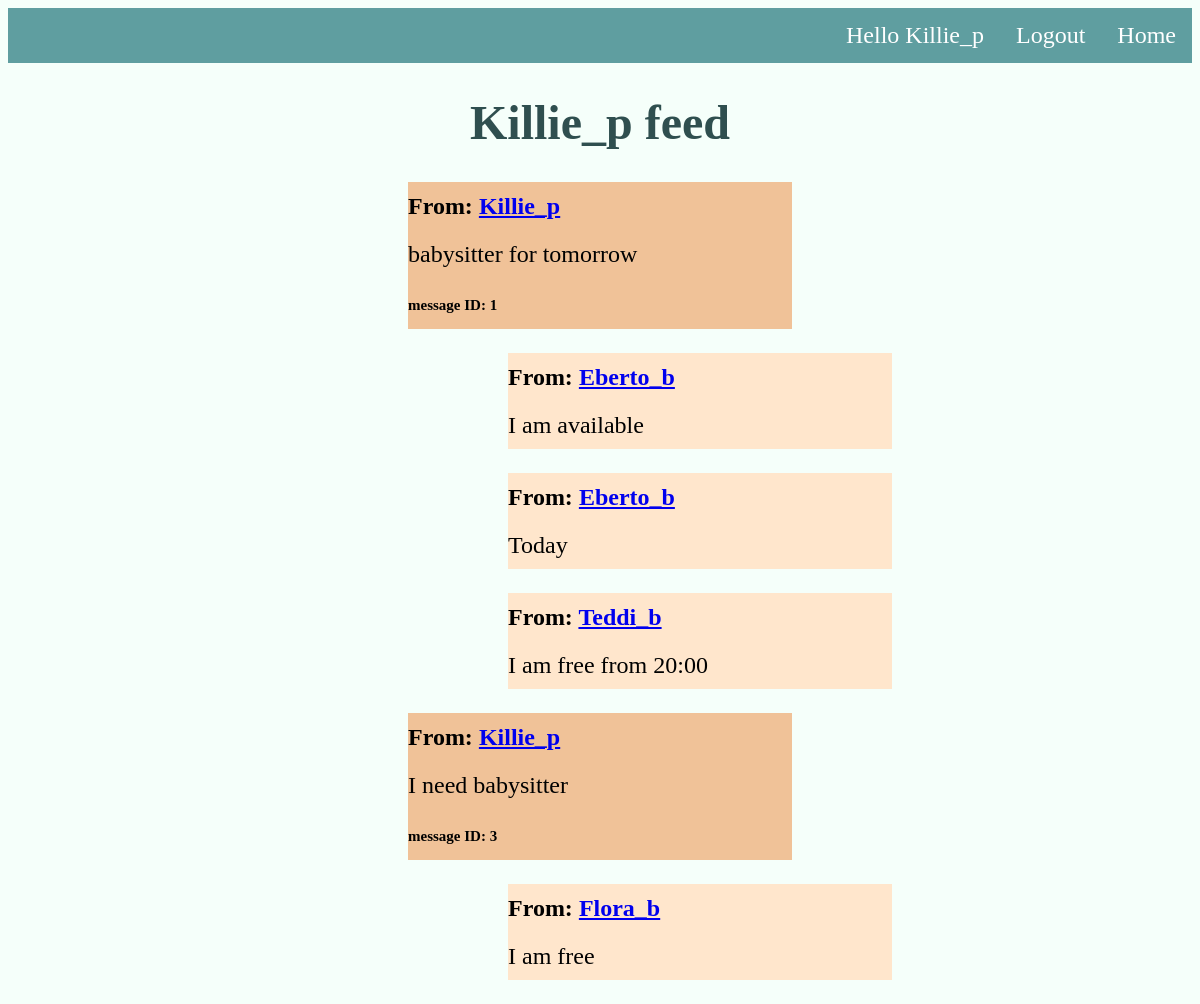
Page /feed/ (signed in) on the earlier database version.
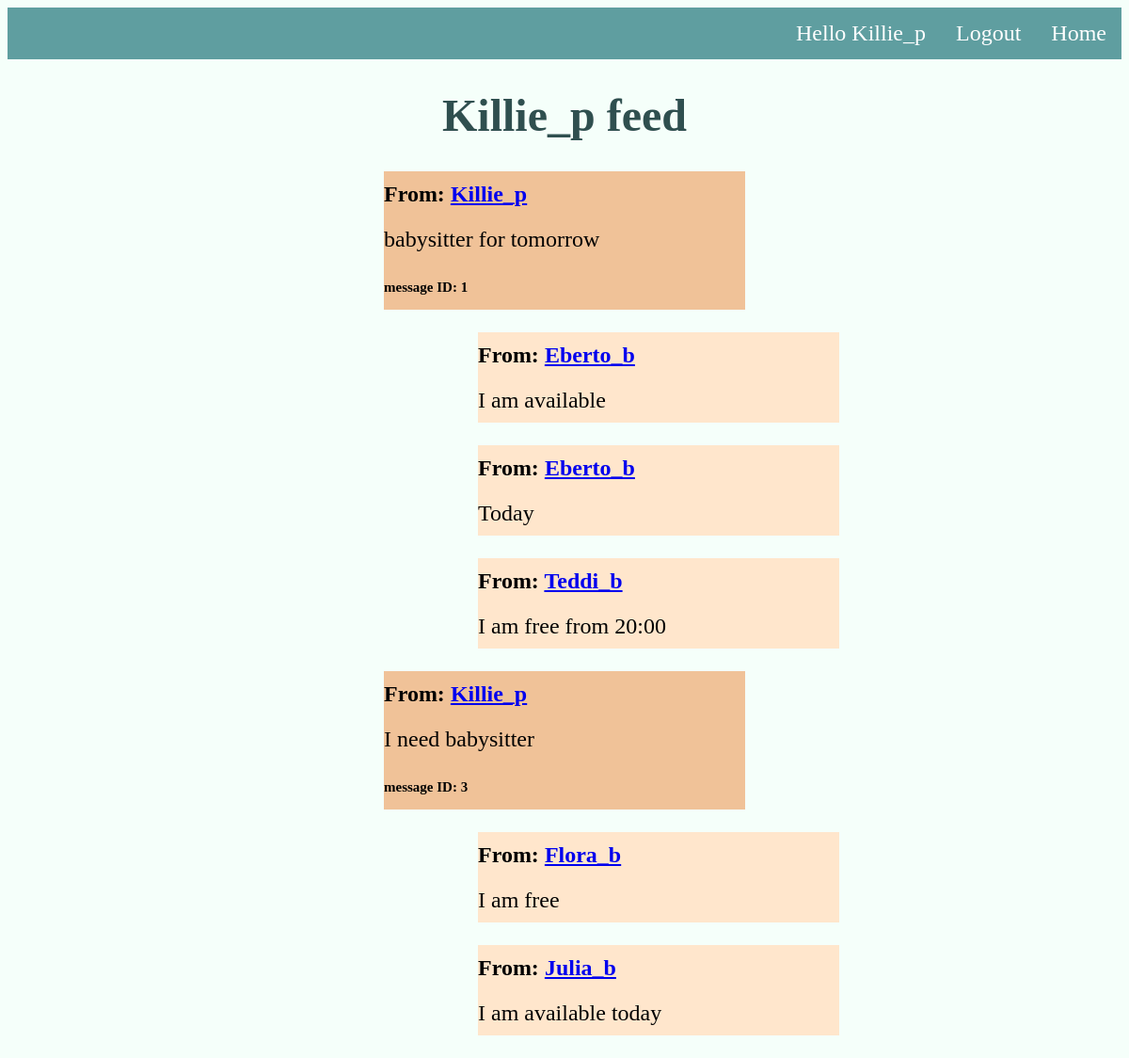
Same page on the later database version.
### accounts/models.py (models this page shows, shortened)
class Search(models.Model):
    username = models.CharField(max_length = 100) #parent username
    min_exp = models.IntegerField()
    gender = models.CharField(max_length=300, choices=CHOICES_GENDER)
    message = models.TextField()
    results = models.ManyToManyField(Details, blank=True) # list of babysitter found with the params
    reply = models.ManyToManyField(Reply, blank=True)  # list of babysitter replys

class Reply(models.Model): # babysitter reply messages - only when got reply. To add to Serach
    babysitter = models.CharField(max_length=100)
    message = models.TextField()

### accounts/views.py (the view, shortened to what this page needs)
# urls.py: path('feed/', views.feed_view, name='feed'),
@login_required(login_url='accounts:login_form')
def feed_view(request):
    if request.method == "POST":
        reply = Reply.objects.create(babysitter = request.user.username,
                            message = request.POST['message'])
        search_mes = ReplySearch.objects.get(search=request.POST['search'],
                                             babysitter = request.user.username)
        search_mes.message= request.POST['message']
        search_mes.save()
        current_search = Search.objects.get(id=request.POST['search'])
        current_search.reply.add(reply)
        current_search.save()
        return redirect("accounts:feed")
    else:
        profile = Profile.objects.get(username=request.user.username)
        if profile.type == "Parent":
            parent_search = Search.objects.all().filter(username=request.user.username)
            return render(request, "accounts/feed.html",
                          {"parent_search": parent_search,
                           "type" : "Parent"})

### templates/accounts/feed.html (shortened to what this page needs)
{% extends 'base_layout.html' %}s
{% block content %}
<h1> {{user.username}} feed</h1>
{% for p in  parent_search %}
<p class="message_p">
    <span class="username">
        From: <a href ="{% url 'accounts:info' username=p.username %}">{{p.username}}</a></span>
    <br> {{p.message}} <br>
    <span class="smaller"> message ID: {{p.id}}</span> </p>
    {% if type == "Babysitter" %}
        {% for r in  p.reply.all %}
            {% if r.babysitter == user.username %}
            <p class="reply">
             <span class="username">
            From: <a href ="{% url 'accounts:info' username=r.babysitter %}">{{r.babysitter}}</a></span>
            <br> {{r.message}}
            </p>
            {% endif %}
        {% endfor %}
    {% else %}
        {% for r in  p.reply.all %}
            <p class="reply">
             <span class="username">
            From: <a href ="{% url 'accounts:info' username=r.babysitter %}">{{r.babysitter}}</a></span>
            <br> {{r.message}}
            </p>
        {% endfor %}
    {% endif %}
{% endfor %}
{% endblock %}

Differences in the rows shown:
added Reply: babysitter "Julia_b", message "I am available today", shown under Search "I need babysitter"
